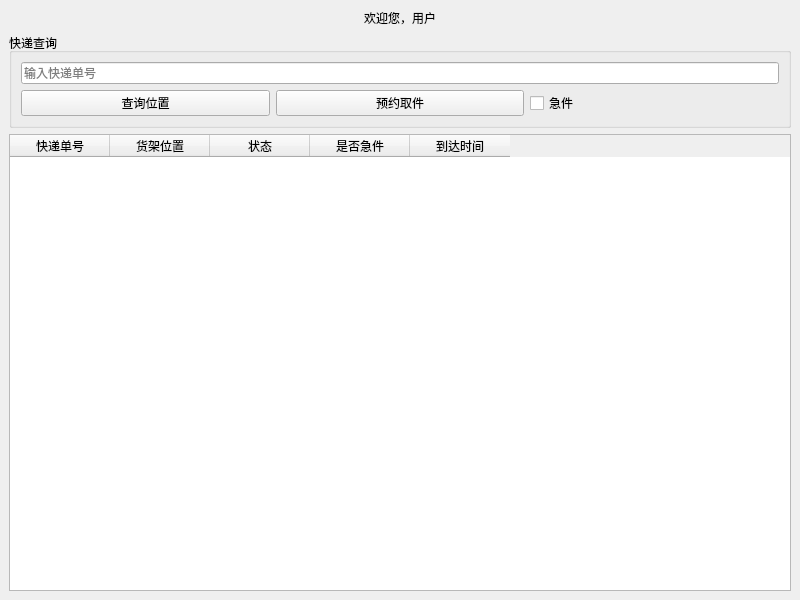
<?xml version="1.0" encoding="UTF-8"?>
<ui version="4.0">
 <class>UserWindow</class>
 <widget class="QMainWindow" name="UserWindow">
  <property name="geometry">
   <rect>
    <x>0</x>
    <y>0</y>
    <width>800</width>
    <height>600</height>
   </rect>
  </property>
  <property name="windowTitle">
   <string>校园快递驿站 - 用户界面</string>
  </property>
  <widget class="QWidget" name="centralWidget">
   <layout class="QVBoxLayout" name="verticalLayout">
    <item>
     <widget class="QLabel" name="welcomeLabel">
      <property name="text">
       <string>欢迎您，用户</string>
      </property>
      <property name="alignment">
       <set>Qt::AlignCenter</set>
      </property>
     </widget>
    </item>
    <item>
     <widget class="QGroupBox" name="queryGroup">
      <property name="title">
       <string>快递查询</string>
      </property>
      <layout class="QVBoxLayout" name="verticalLayout_2">
       <item>
        <widget class="QLineEdit" name="trackingNumberEdit">
         <property name="placeholderText">
          <string>输入快递单号</string>
         </property>
        </widget>
       </item>
       <item>
        <layout class="QHBoxLayout" name="horizontalLayout">
         <item>
          <widget class="QPushButton" name="queryButton">
           <property name="text">
            <string>查询位置</string>
           </property>
          </widget>
         </item>
         <item>
          <widget class="QPushButton" name="pickupButton">
           <property name="text">
            <string>预约取件</string>
           </property>
          </widget>
         </item>
         <item>
          <widget class="QCheckBox" name="urgentCheckBox">
           <property name="text">
            <string>急件</string>
           </property>
          </widget>
         </item>
        </layout>
       </item>
      </layout>
     </widget>
    </item>
    <item>
     <widget class="QTableWidget" name="packageTable">
      <column>
       <property name="text">
        <string>快递单号</string>
       </property>
      </column>
      <column>
       <property name="text">
        <string>货架位置</string>
       </property>
      </column>
      <column>
       <property name="text">
        <string>状态</string>
       </property>
      </column>
      <column>
       <property name="text">
        <string>是否急件</string>
       </property>
      </column>
      <column>
       <property name="text">
        <string>到达时间</string>
       </property>
      </column>
     </widget>
    </item>
   </layout>
  </widget>
 </widget>
 <resources/>
 <connections/>
</ui>
